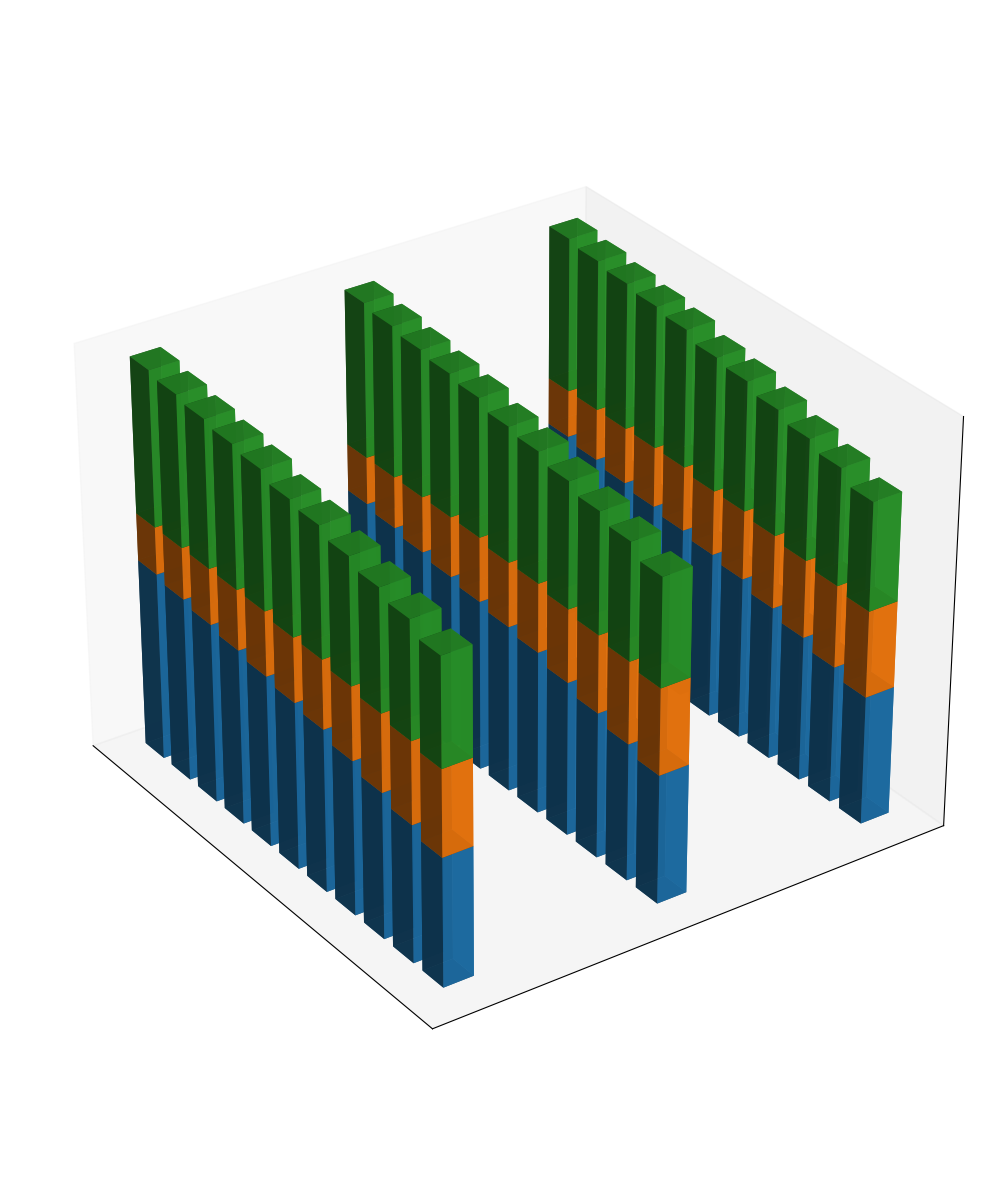

This chart was generated by the following Python code:
import numpy as np
import matplotlib.pyplot as plt
from mpl_toolkits.mplot3d import Axes3D

years = np.arange(2025, 2036)
regions = ['Flavorland', 'New Aroma City', 'Taste Haven']

market_share_data = np.array([
    [30, 20, 25],
    [32, 19, 27],
    [34, 18, 28],
    [36, 17, 29],
    [38, 16, 30],
    [39, 15, 31],
    [40, 15, 32],
    [41, 14, 33],
    [42, 13, 34],
    [43, 12, 35],
    [44, 11, 36]
])

# New set of colors
colors = ['#1f77b4', '#ff7f0e', '#2ca02c']

fig = plt.figure(figsize=(10, 12))
ax = fig.add_subplot(111, projection='3d')

for i, region in enumerate(regions):
    xs = np.repeat(years, market_share_data.shape[1])
    ys = np.full(xs.shape, i * 5)
    zs = np.zeros(years.shape)

    for j, color in enumerate(colors):
        height = market_share_data[:, j]
        ax.bar3d(xs[j::3], ys[j::3], zs, dx=0.7, dy=0.7, dz=height, color=color, alpha=0.9, linestyle='--')
        zs += height

ax.set_xticks([])
ax.set_yticks([])
ax.set_zticks([])

ax.view_init(elev=30, azim=145)

plt.tight_layout()

plt.show()
